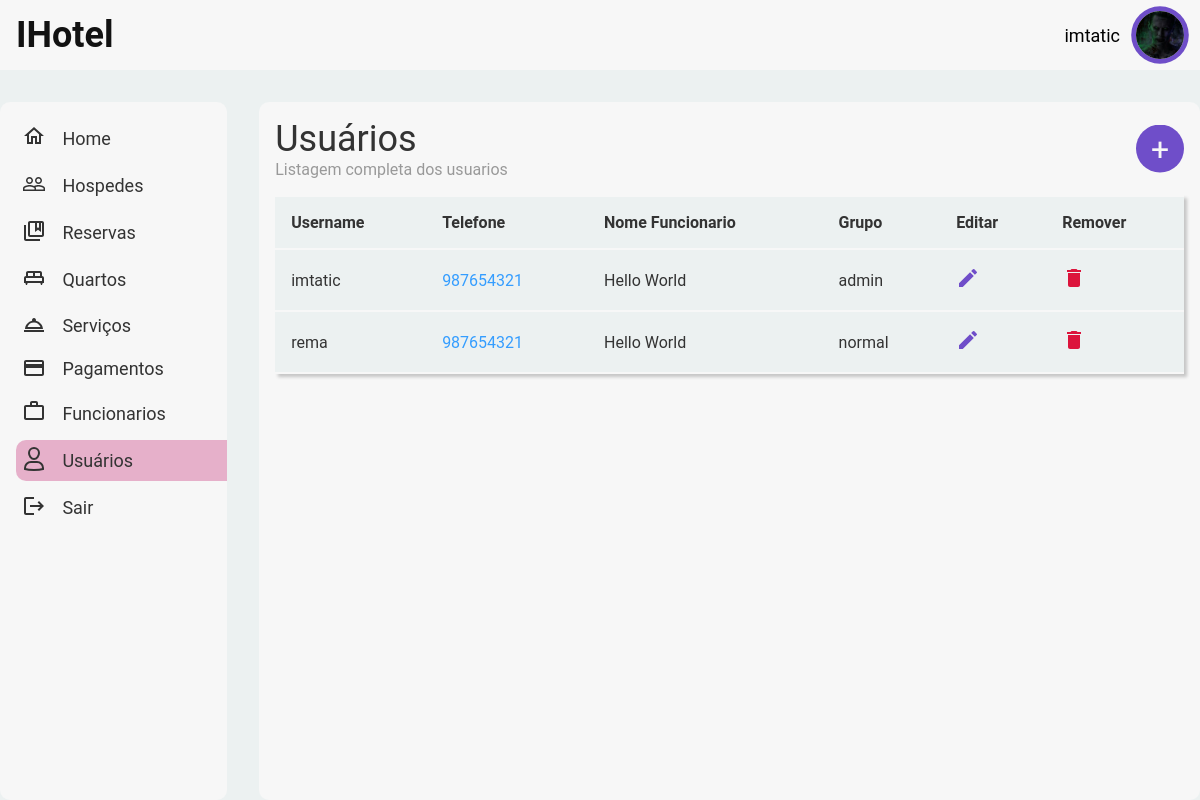
/index.php?p=usuarios (signed in), run on the app's committed database.
### tables this page shows
CREATE TABLE `usuarios` (
  `id` int(11) NOT NULL AUTO_INCREMENT,
  `username` varchar(100) NOT NULL,
  `password` varchar(225) NOT NULL,
  `funcionario_id` int(11) DEFAULT NULL,
  `tipo_usuario` int(11) DEFAULT NULL,
  `criado_em` date NOT NULL DEFAULT current_timestamp(),
  PRIMARY KEY (`id`),
  UNIQUE KEY `id` (`id`),
  KEY `funcionario_id` (`funcionario_id`),
  KEY `tipo_usuario` (`tipo_usuario`),
  CONSTRAINT `usuarios_ibfk_1` FOREIGN KEY (`funcionario_id`) REFERENCES `funcionarios` (`id`),
  CONSTRAINT `usuarios_ibfk_2` FOREIGN KEY (`tipo_usuario`) REFERENCES `tipos_usuarios` (`id`)
);

CREATE TABLE `funcionarios` (
  `id` int(11) NOT NULL AUTO_INCREMENT,
  `nome` varchar(100) NOT NULL,
  `bi` varchar(14) DEFAULT NULL,
  `genero` enum('Masculino','Femenino') NOT NULL,
  `contacto` varchar(20) DEFAULT NULL,
  `endereco` tinytext DEFAULT NULL,
  `avatar` varchar(225) DEFAULT NULL,
  `salario` decimal(10,2) NOT NULL,
  `criado_em` date NOT NULL DEFAULT current_timestamp(),
  `cargo_id` int(11) DEFAULT NULL,
  PRIMARY KEY (`id`),
  UNIQUE KEY `id` (`id`),
  UNIQUE KEY `bi` (`bi`),
  KEY `cargo_id` (`cargo_id`),
  CONSTRAINT `funcionarios_ibfk_1` FOREIGN KEY (`cargo_id`) REFERENCES `cargos` (`id`)
);

CREATE TABLE `tipos_usuarios` (
  `id` int(11) NOT NULL AUTO_INCREMENT,
  `titulo` varchar(100) NOT NULL,
  `criado_em` date NOT NULL DEFAULT current_timestamp(),
  PRIMARY KEY (`id`),
  UNIQUE KEY `id` (`id`)
);

### pages/usuarios.php (the view, shortened to what this page needs)
<?php
require(__DIR__ . "/../actions/conexao.php");
?>
<section id="usuarioPage">
  <header>
    <div>
      <h1>Usuários</h1>
      <h3>Listagem completa dos usuarios</h3>
    </div>
    <button class="addUsuarioButton">+</button>
  </header>
  <table class="tabelaUsuario">
    <thead>
      <tr>
        <td>Username</td>
        <td>Telefone</td>
        <td class="hidden940">Nome Funcionario</td>
        <td class="hidden940">Grupo</td>
        <td>Editar</td>
        <td class="hidden600">Remover</td>
      </tr>
    </thead>
    <?php
    $fecthUsuarios = $conexao->prepare("SELECT * FROM usuarios JOIN tipos_usuarios ON usuarios.tipo_usuario = tipos_usuarios.id JOIN funcionarios ON usuarios.funcionario_id = funcionarios.id ORDER BY username");
    $fecthUsuarios->execute();
    $usuarios = $fecthUsuarios->fetchAll(PDO::FETCH_ASSOC);
    for ($i = 0; $i < sizeof($usuarios); $i++) :
      $usuarioActual = $usuarios[$i];
    ?>
      <tr>
        <td><?php echo $usuarioActual['username']; ?></td>
        <td><a href="tel:+<?php echo $usuarioActual['contacto']; ?>"><?php echo $usuarioActual['contacto']; ?></a></td>
        <td class="hidden940"><?php echo $usuarioActual['nome']; ?></td>
        <td class="hidden940"><?php echo $usuarioActual['titulo']; ?></td>
        <td>
          <a href="pages/editUsuario.php?username=<?php echo $usuarioActual['username'] ?>">
            <svg width="24" height="24" xmlns="http://www.w3.org/2000/svg" viewBox="0 0 24 24">
              <g fill="none" class="nc-icon-wrapper">
                <path d="M3 17.25V21h3.75L17.81 9.94l-3.75-3.75L3 17.25zM20.71 7.04a.996.996 0 0 0 0-1.41l-2.34-2.34a.996.996 0 0 0-1.41 0l-1.83 1.83 3.75 3.75 1.83-1.83z" fill="#6f4ec9"></path>
              </g>
            </svg>
          </a>
        </td>
        <td class="hidden600">
          <a href="actions/deleteUsuario.php?username=<?php echo $usuarioActual['username'] ?>">
            <svg width="24" height="24" xmlns="http://www.w3.org/2000/svg" viewBox="0 0 24 24">
              <g fill="none" class="nc-icon-wrapper">
                <path d="M6 19c0 1.1.9 2 2 2h8c1.1 0 2-.9 2-2V7H6v12zM19 4h-3.5l-1-1h-5l-1 1H5v2h14V4z" fill="#dc143c"></path>
              </g>
            </svg>
          </a>
        </td>
      </tr>
    <?php endfor ?>
  </table>
</section>

### styles/main.css (style rules this page uses)
:root { --button-text: 0.875rem; --micro-text: 0.6875rem; --normal-text: 1.125rem; --title-h3: 1.5rem; --title-h2: 2.25rem; --title-h1: 3rem; --border-radius: 0.625rem; --white-tom: #f7f7f7; --background-gray: #ecf1f1; --accent-color: #c9357c; --link-color: #349dff; --text-color: #121212; --textgrey-color: #999ea4; --button-color: #6f4ec9; }
* { margin: 0; padding: 0; outline: 0; box-sizing: border-box; -webkit-font-smoothing: antialiased !important; text-rendering: optimizeLegibility; font-family: Roboto, sans-serif; }
html, body { width: 100%; min-height: 100vh; }
h1 { font-size: var(--title-h2); font-weight: 400; }
button { cursor: pointer; }
section { max-width: 100%; }
a { text-decoration: none; color: var(--link-color); }
.main section { background-color: var(--white-tom); flex: 4; border-radius: var(--border-radius); padding: 1rem; display: flex; flex-direction: column; gap: 1rem; flex-wrap: wrap; }

### styles/usuarios.css (style rules this page uses)
#usuarioPage { display: flex; flex-direction: column; color: #333333; }
#usuarioPage > header { display: flex; width: 100%; align-items: center; justify-content: space-between; }
#usuarioPage > header h1 { font-size: 2.25rem; font-weight: 400; color: #333333 !important; }
#usuarioPage > header h3 { font-size: 1rem; font-weight: 400; color: #999999 !important; }
.addUsuarioButton { width: 3rem; height: 3rem; clip-path: circle(); border: none; background-color: #6f4ec9; cursor: pointer; font-size: 2rem; color: #f7f7f7; }
#usuarioPage > table { background-color: #ecf1f1; padding: 1rem; font-size: 1rem; border-collapse: collapse; max-width: 100%; box-shadow: 0.2rem 0.2rem 0.2rem rgba(0, 0, 0, 0.205); }
#usuarioPage > table thead { font-weight: bold; }
table tr { border-bottom: 1px solid red; }
tr td { padding: 1rem; border: 2px solid #f7f7f7; border-right: none; border-left: none; }

### data on the page
usuarios: username "imtatic", funcionario.contacto "987654321", funcionario.nome "Hello World", tipo_usuario.titulo "admin"
usuarios: username "rema", funcionario.contacto "987654321", funcionario.nome "Hello World", tipo_usuario.titulo "normal"

### other printed values
$userName "imtatic"
